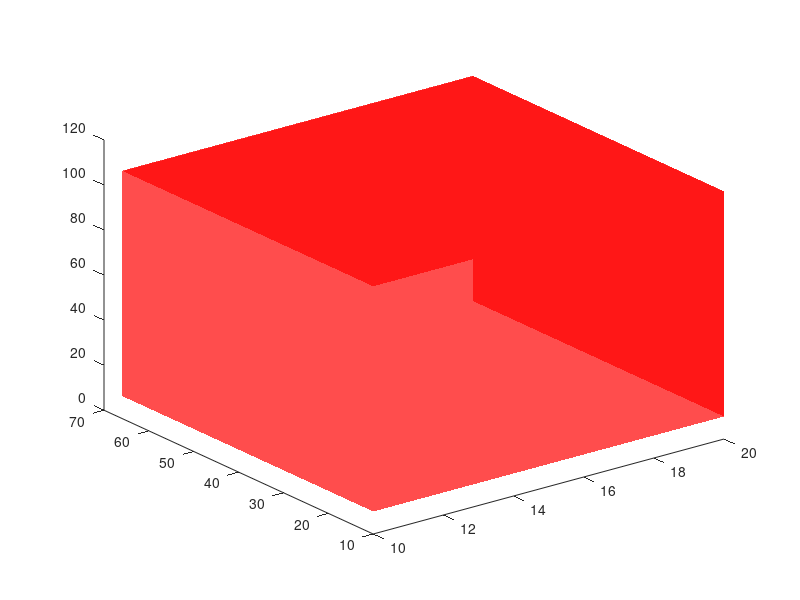

This chart was generated by the following MATLAB code:
function plotcube(varargin)
% PLOTCUBE - Display a 3D-cube in the current axes
%
%   PLOTCUBE(EDGES,ORIGIN,ALPHA,COLOR) displays a 3D-cube in the current axes
%   with the following properties:
%   * EDGES : 3-elements vector that defines the length of cube edges
%   * ORIGIN: 3-elements vector that defines the start point of the cube
%   * ALPHA : scalar that defines the transparency of the cube faces (from 0
%             to 1)
%   * COLOR : 3-elements vector that defines the faces color of the cube
%
% Example:
%   >> plotcube([5 5 5],[ 2  2  2],.8,[1 0 0]);
%   >> plotcube([5 5 5],[10 10 10],.8,[0 1 0]);
%   >> plotcube([5 5 5],[20 20 20],.8,[0 0 1]);

% Default input arguments
inArgs = { ...
  [10 56 100] , ... % Default edge sizes (x,y and z)
  [10 10  10] , ... % Default coordinates of the origin point of the cube
  .7          , ... % Default alpha value for the cube's faces
  [1 0 0]       ... % Default Color for the cube
  };

% Replace default input arguments by input values
inArgs(1:nargin) = varargin;

% Create all variables
[edges,origin,alpha,clr] = deal(inArgs{:});

XYZ = { ...
  [0 0 0 0]  [0 0 1 1]  [0 1 1 0] ; ...
  [1 1 1 1]  [0 0 1 1]  [0 1 1 0] ; ...
  [0 1 1 0]  [0 0 0 0]  [0 0 1 1] ; ...
  [0 1 1 0]  [1 1 1 1]  [0 0 1 1] ; ...
  [0 1 1 0]  [0 0 1 1]  [0 0 0 0] ; ...
  [0 1 1 0]  [0 0 1 1]  [1 1 1 1]   ...
  };

XYZ = mat2cell(...
  cellfun( @(x,y,z) x*y+z , ...
    XYZ , ...
    repmat(mat2cell(edges,1,[1 1 1]),6,1) , ...
    repmat(mat2cell(origin,1,[1 1 1]),6,1) , ...
    'UniformOutput',false), ...
  6,[1 1 1]);


cellfun(@patch,XYZ{1},XYZ{2},XYZ{3},...
  repmat({clr},6,1),...
  repmat({'FaceAlpha'},6,1),...
  repmat({alpha},6,1),...
  repmat({'EdgeColor'},6,1),...
  repmat({'none'},6,1));

view(3);
